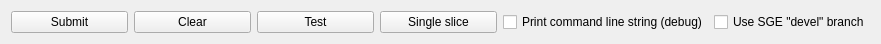
   <widget class="QWidget" name="gridLayoutWidget_8">
    <property name="geometry">
     <rect>
      <x>20</x>
      <y>860</y>
      <width>881</width>
      <height>32</height>
     </rect>
    </property>
    <layout class="QGridLayout" name="gridLayout_9">
     <item row="0" column="3">
      <widget class="QPushButton" name="singleslice">
       <property name="text">
        <string>Single slice</string>
       </property>
      </widget>
     </item>
     <item row="0" column="2">
      <widget class="QPushButton" name="testbutton">
       <property name="text">
        <string>Test</string>
       </property>
      </widget>
     </item>
     <item row="0" column="0">
      <widget class="QPushButton" name="submit">
       <property name="text">
        <string>Submit</string>
       </property>
      </widget>
     </item>
     <item row="0" column="1">
      <widget class="QPushButton" name="clearfields">
       <property name="text">
        <string>Clear</string>
       </property>
      </widget>
     </item>
     <item row="0" column="4">
      <widget class="QCheckBox" name="print_cmd">
       <property name="text">
        <string>Print command line string (debug)</string>
       </property>
      </widget>
     </item>
     <item row="0" column="5">
      <widget class="QCheckBox" name="develbranchon">
       <property name="text">
        <string>Use SGE &quot;devel&quot; branch</string>
       </property>
      </widget>
     </item>
    </layout>
   </widget>
